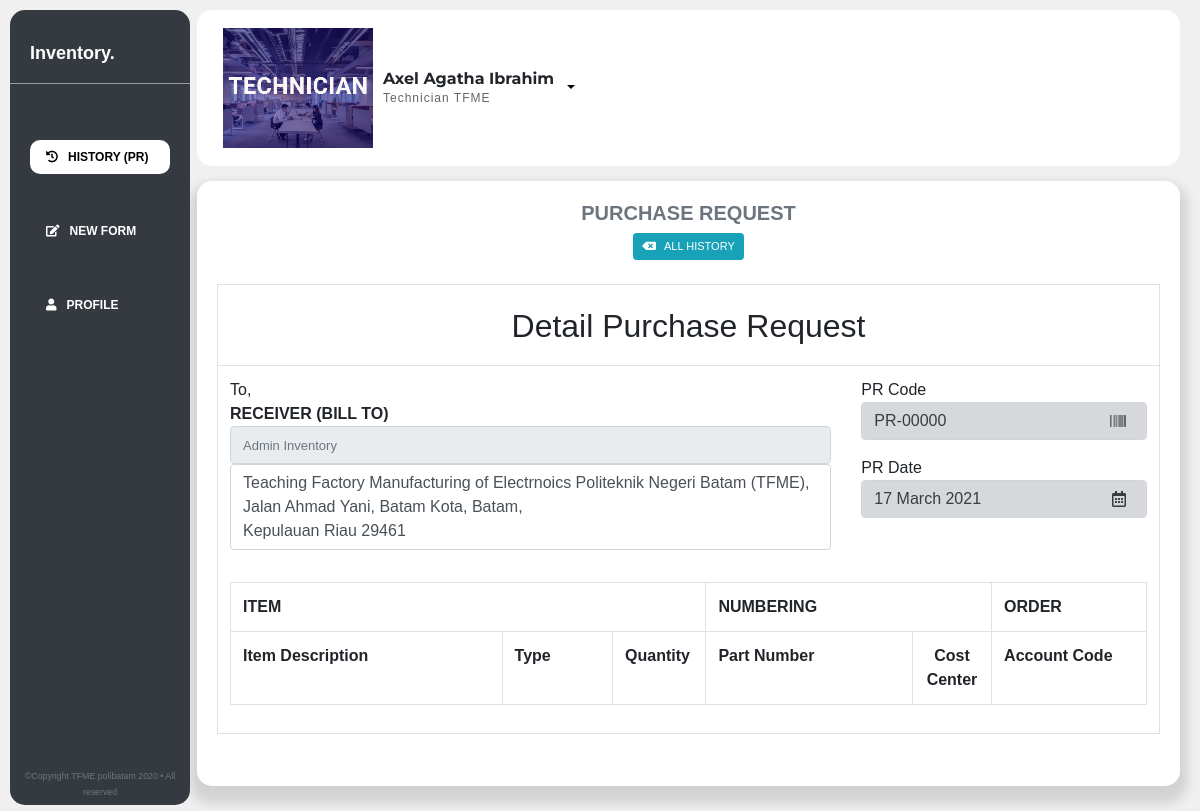
Page /teknisi/invoice-pr.php?id=3 (signed in) on the earlier database version.
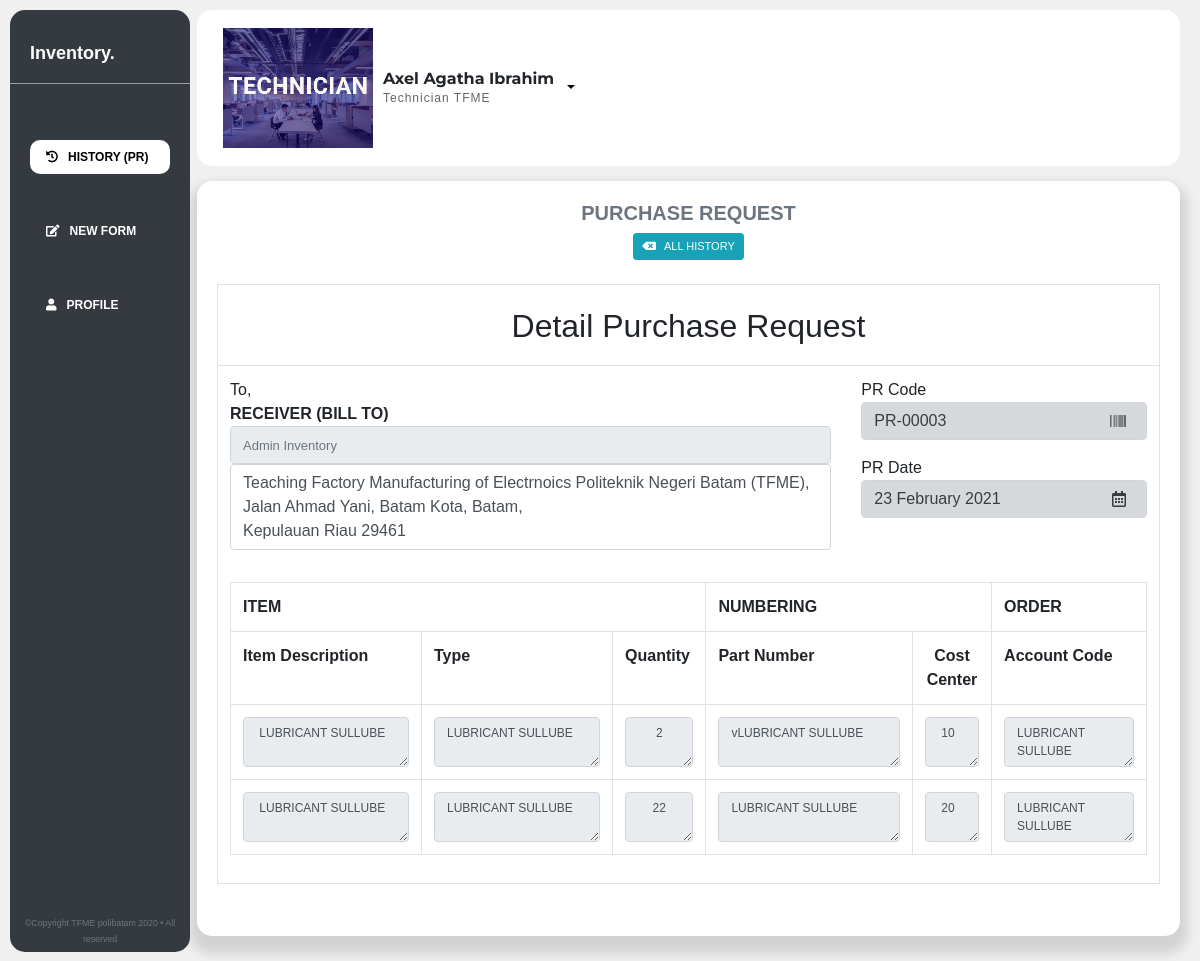
Same page on the later database version.
### tables this page shows
CREATE TABLE `form_pr` (
  `id_pr` int(50) NOT NULL,
  `kode_pr` int(250) NOT NULL,
  `item_name` varchar(80) NOT NULL,
  `type` varchar(20) NOT NULL,
  `quantity` varchar(30) NOT NULL,
  `item_description` varchar(100) NOT NULL,
  `part_number` varchar(50) NOT NULL,
  `cost_center` enum('10','20','30','40') NOT NULL,
  `pr_date` date NOT NULL,
  `account_code` varchar(30) NOT NULL,
  `status` enum('waiting','approve','rejected','') NOT NULL,
  `requestor` varchar(30) NOT NULL,
  `update_po` enum('0','1','','') NOT NULL
);

### teknisi/invoice-pr.php (the view, shortened to what the changed rows need)
<?php
include "../config/config.php";
$id = $_GET['id'];
$sql = mysqli_query($conn, "SELECT * FROM form_pr WHERE kode_pr = '$id'");
$hasil = mysqli_fetch_assoc($sql);
?>
<!DOCTYPE html>
<html lang="en">
<head>
    <link rel="stylesheet" href="https://maxcdn.bootstrapcdn.com/bootstrap/4.0.0/css/bootstrap.min.css"
>
    <link rel="stylesheet" href="css/dashboard-tech.css">
    <link rel="stylesheet" href="css/profile-tech.css">
    <link rel="stylesheet" href="https://cdnjs.cloudflare.com/ajax/libs/font-awesome/5.14.0/css/all.min.css">
    <link rel="stylesheet" href="../swal2/dist/sweetalert2.min.css">
</head>
<body>
    <div class="grid">
        <div class="konten">
            <div class="box">
                <div class="data-entry">
                    <div class="form-group">
                        <form method="post">
                            <div class="table-responsive">
                                <table class="table table-bordered">
                                    <tr>
                                        <td colspan="2" align="center">
                                            <h2 style="margin-top:10.5px">Detail Purchase Request</h2>
                                        </td>
                                    </tr>
                                    <tr>
                                        <td colspan="2">
                                            <div class="row">
                                                <div class="col-md-4">
                                                    PR Code<br />
                                                    <?php $code = sprintf("%05s", $hasil['kode_pr']) ?>
                                                    <p class="form-control d-flex justify-content-between align-items-center list-group-item-secondary" ><?= "PR-".$code; ?><i class="fas fa-barcode mr-2"></i></p>
                                                    <?php $date = date_create($hasil['pr_date']); ?>
                                                    PR Date<br />
                                                    <p class="form-control d-flex justify-content-between align-items-center list-group-item-secondary" ><?= date_format($date, 'j F Y'); ?><i class="far fa-calendar-alt mr-2"></i></p>
                                                </div>
                                            </div>
                                            <br />
                                            <table id="invoice-item-table" class="table table-bordered">
                                                <tr>
                                                    <th width="40%" colspan="3">ITEM</th>
                                                    <th width="15%" colspan="2">NUMBERING</th>
                                                    <th width="15%">ORDER</th>
                                                </tr>
                                                <tr>
                                                    <th>Item Description</th>
                                                    <th>Type</th>
                                                    <th width="3%">Quantity</th>
                                                    <th width="20%">Part Number</th>
                                                    <th width="3%" style="text-align: center;">Cost Center</th>
                                                    <th>Account Code</th>
                                                </tr>
                                                <?php foreach($sql as $data) :?>
                                                <tr class="addForm">
                                                    <td><textarea
                                                            id="item_description " rows="2" class="form-control" disabled
                                                            style="height: auto;"> <?= $data['item_description']; ?></textarea></td>
                                                    <td><textarea id="type" rows="2"
                                                            class="form-control" disabled><?= $data['type']; ?></textarea>
                                                    </td>
                                                    <td><textarea id="par_number" rows="2"
                                                            class="form-control" disabled style="text-align: center;"><?= $data['quantity']; ?></textarea>
                                                    </td>
                                                    <td><textarea id="par_number" rows="2"
                                                            class="form-control" disabled><?= $data['part_number']; ?></textarea>
                                                    </td>
                                                    <td>
                                                    <textarea id="account-code" rows="2"
                                                            class="form-control" disabled> <?= $data['cost_center']; ?></textarea>
                                                        </td>
                                                    <td><textarea id="account-code" rows="2"
                                                            class="form-control" disabled><?= $data['account_code']; ?></textarea>
                                                    </td>
                                                 </tr>
                                                 <?php endforeach; ?>
                                            </table>
                        </div>
                    </form>
                </div>
            </div>
        </div>
</body>
</html>

Differences in the rows shown:
now on this page (row edited): form_pr: kode_pr "00003", pr_date "23 February 2021", item_description "LUBRICANT SULLUBE", type "LUBRICANT SULLUBE", quantity "2", part_number "vLUBRICANT SULLUBE", cost_center "10", account_code "LUBRICANT SULLUBE"
now on this page (row edited): form_pr: item_description "LUBRICANT SULLUBE", type "LUBRICANT SULLUBE", quantity "22", part_number "LUBRICANT SULLUBE", cost_center "20", account_code "LUBRICANT SULLUBE"
Other differences:
$code: "00000" → (not shown)
date_format($date, 'j F Y'): "17 March 2021" → (not shown)
